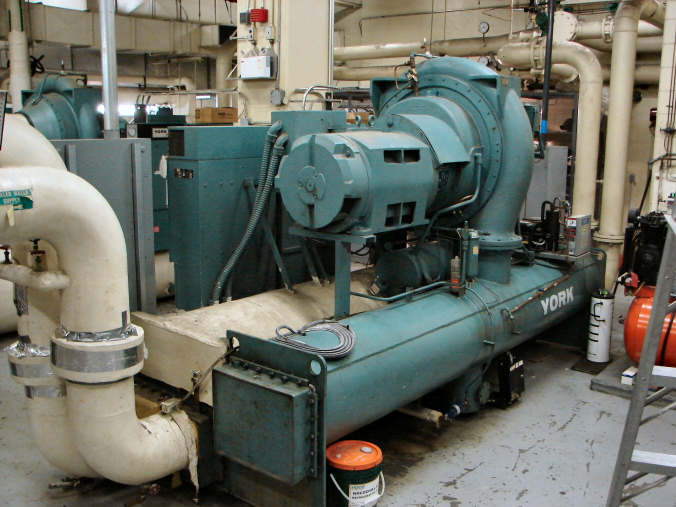
#> input picture videos/enoryx-installations/assets/photos-src/chiller.jpg, 1352 x 1014 px, given in place of hk.jpg, which was not available (shown at 1/2 size)
$ python prep.py
#> lines starting #> are read from the running program, lines starting #| are printed output that depends on the picture; pictures that were not available may be replaced by others from this repository, and a replacement may not be noted
# Photos d'installations réelles (Wikimedia Commons, domaine public / CC0 / CC BY) → plans verticaux étalonnés.
# Recadrage 9:16 autour d'un point d'intérêt, marge de 10 % pour les mouvements de caméra (1188×2112),
# étalonnage commun « Enoryx » : ombres bleu nuit, couleurs un peu éteintes, contraste doux, piqué léger.
import os
from PIL import Image, ImageEnhance, ImageFilter
import numpy as np
P = os.path.dirname(os.path.dirname(os.path.abspath(__file__)))
OW, OH = 1188, 2112
# nom : (centre x en fraction, haut, bas en fraction de la hauteur utile, exposition)
CROPS = {
    'hk':      (0.62, 0.00, 0.85, 0.95),   # bas coupé : filigrane de l'appareil photo et enseignes de rue
    'fns':     (0.58, 0.00, 1.00, 0.92),
    'chiller': (0.42, 0.00, 1.00, 0.95),
    'dctower': (0.50, 0.00, 1.00, 0.95),
    'rooftop': (0.55, 0.00, 1.00, 1.00),
    'genset':  (0.36, 0.00, 1.00, 0.95),
    'valve':   (0.50, 0.00, 1.00, 1.00),
    'duct':    (0.50, 0.00, 1.00, 1.00),
}
NAVY = np.array([5, 11, 26], np.float32)
for k, (cx, top, bot, expo) in CROPS.items():
    im = Image.open(f'{P}/assets/photos-src/{k}.jpg').convert('RGB')
#> im is the input picture: PIL image 1352x1014 RGB; mean R, G, B 106.9, 110.3, 100.5
    w, h = im.size
#> w = 1352; h = 1014
    y0, y1 = int(h * top), int(h * bot)
#> y0 = 0; y1 = 861
    ch = y1 - y0; cw = ch * 9 / 16
#> after `ch = y1 - y0`: ch = 861
#> after `cw = ch * 9 / 16`: cw = 484.3
    if cw > w: cw = w; ch = cw * 16 / 9; y1 = y0 + int(ch)
    x0 = min(max(0, cx * w - cw / 2), w - cw)
#> x0 = 596.1
    im = im.crop((int(x0), y0, int(x0 + cw), y1)).resize((OW, OH), Image.LANCZOS)
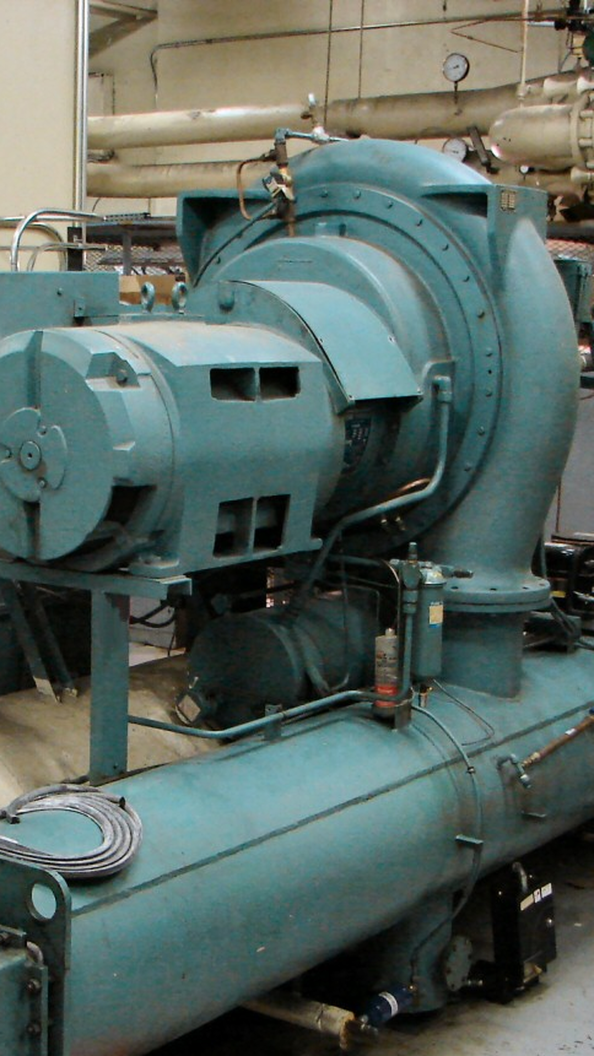
#> im: PIL image 1188x2112 RGB (shown at 1/2 size); mean R, G, B 88.5, 103.3, 96.8
    if cw < OW: im = im.filter(ImageFilter.UnsharpMask(radius=2.2, percent=70, threshold=2))   # photo agrandie : piqué
    a = np.asarray(im).astype(np.float32) / 255
    lum = (0.2126 * a[..., 0] + 0.7152 * a[..., 1] + 0.0722 * a[..., 2])[..., None]
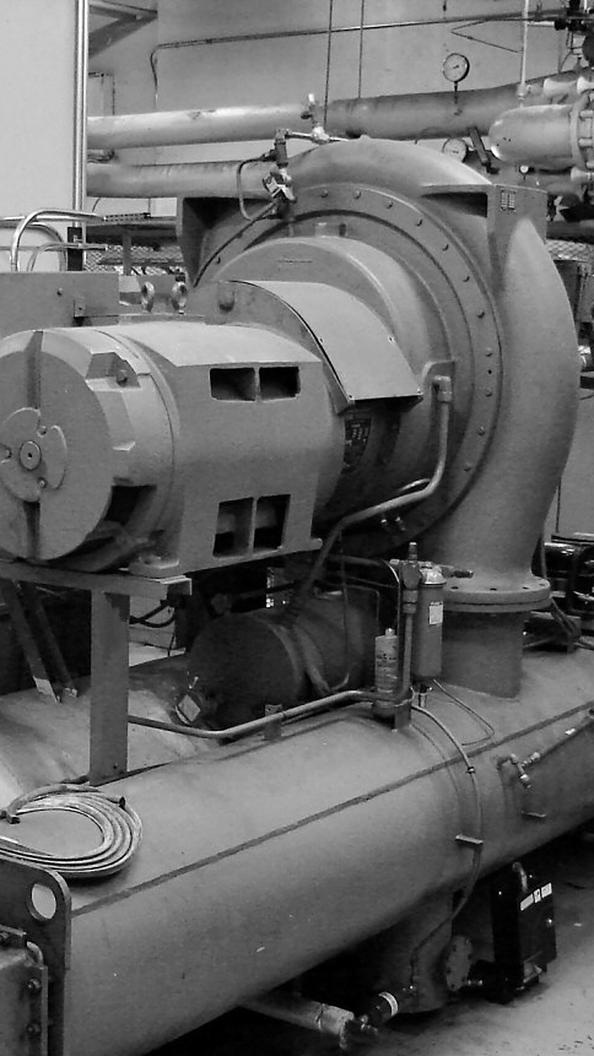
#> lum: shape (2112, 1188, 1) float32 (shown at 1/2 size); min 0, max 1, mean 0.391
    a = lum + (a - lum) * 0.82                       # couleurs un peu éteintes
    a = np.clip((a - 0.5) * 1.08 + 0.5, 0, 1) * expo  # contraste doux, exposition
    sh = (1 - lum) ** 2.2                             # les ombres glissent vers le bleu nuit d'Enoryx
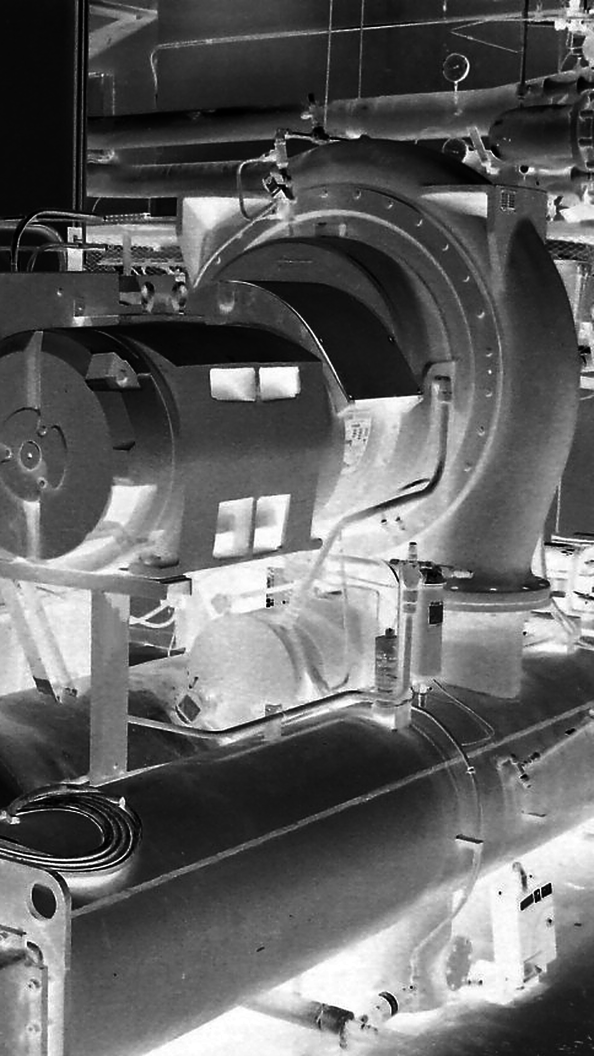
#> sh: shape (2112, 1188, 1) float32 (shown at 1/2 size); min 0, max 1, mean 0.39
    a = a * (1 - 0.35 * sh) + (NAVY / 255) * 0.35 * sh + np.array([-0.01, 0.0, 0.025]) * sh
    Image.fromarray((np.clip(a, 0, 1) * 255).astype(np.uint8)).save(f'{P}/assets/photos/{k}.jpg', quality=90)
    print(k, im.size, 'source', (w, h), 'crop', int(cw), int(ch))
#| hk (1188, 2112) source (1352, 1014) crop 484 861
#> pass 2 of the loop `for k, (cx, top, bot, expo) in CROPS.items():`:
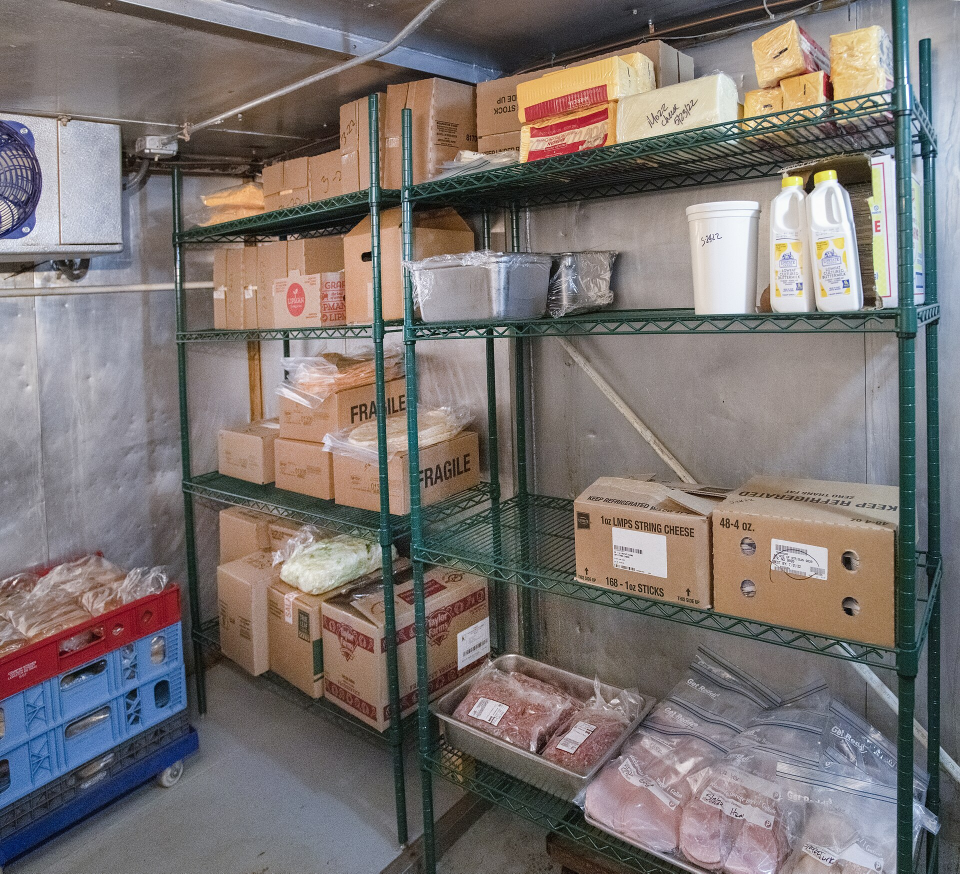
#> input picture videos/enoryx-installations/assets/photos-src/fns.jpg, 1920 x 1747 px (shown at 1/2 size)
#> im is the input picture: PIL image 1920x1747 RGB; mean R, G, B 122.8, 115.8, 113.5
#> `a = np.clip((a - 0.5) * 1.08 + 0.5, 0, 1) * expo`:
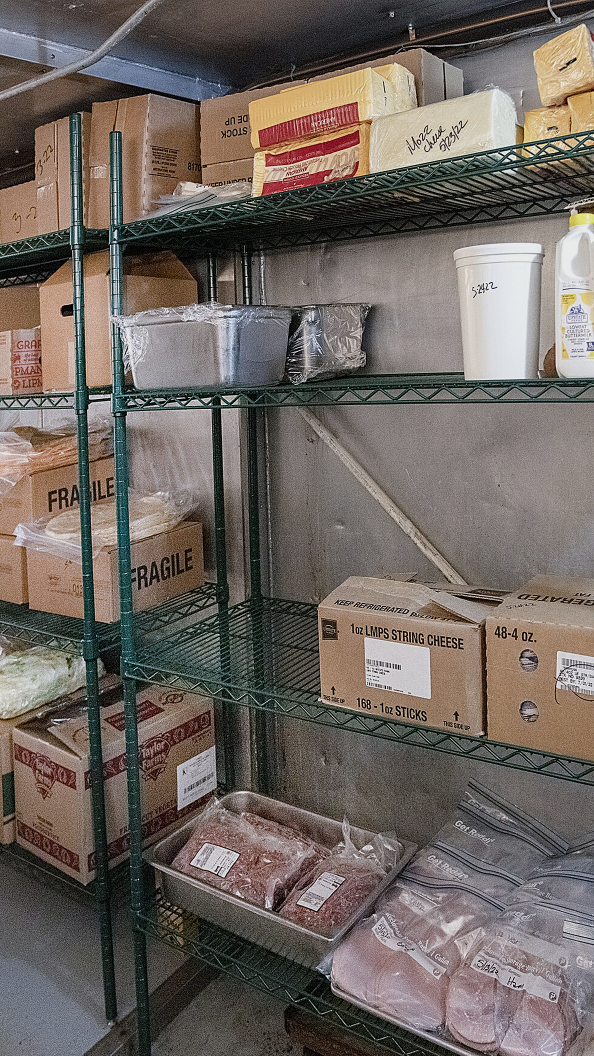
#> a: shape (2112, 1188, 3) float32 (shown at 1/2 size); mean R, G, B 0.438, 0.404, 0.382
#> `sh = (1 - lum) ** 2.2                             # les ombres glissen..`:
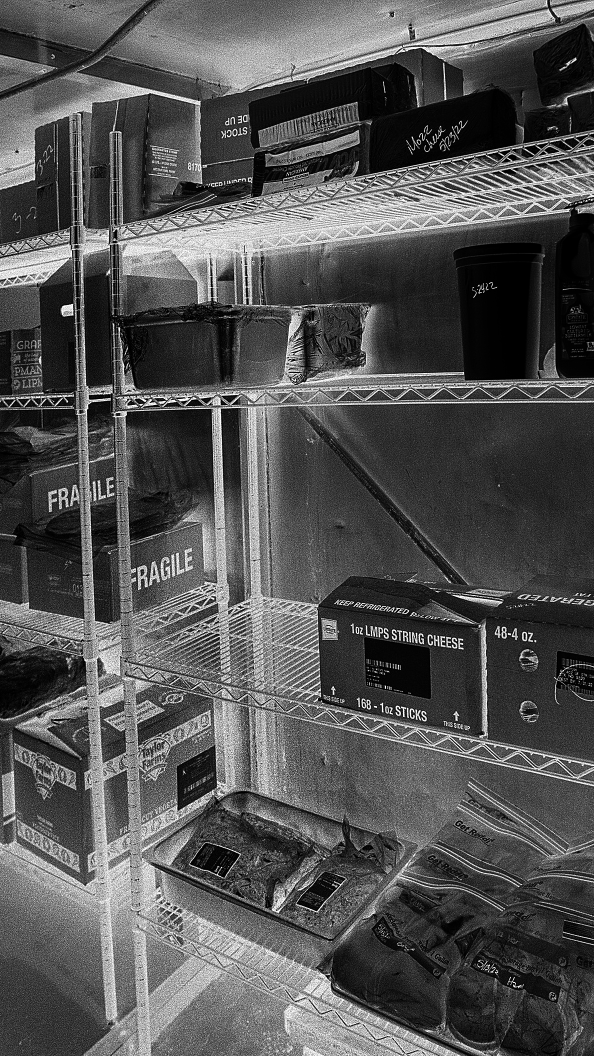
#> sh: shape (2112, 1188, 1) float32 (shown at 1/2 size); min 0, max 1, mean 0.327
#| fns (1188, 2112) source (1920, 1747) crop 982 1747
#> (the run stopped early here; a loop or call above may not have finished)
